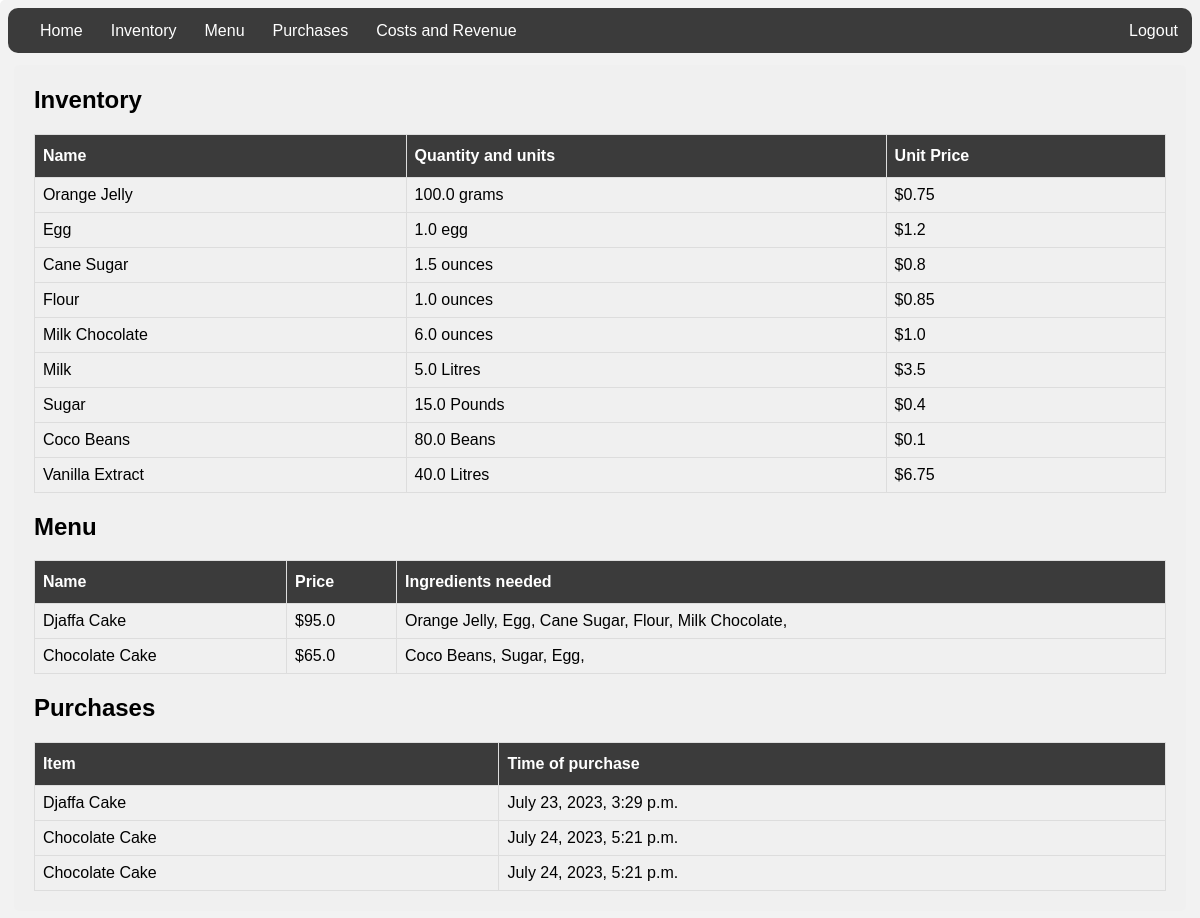
Page / (signed in) on the earlier database version.
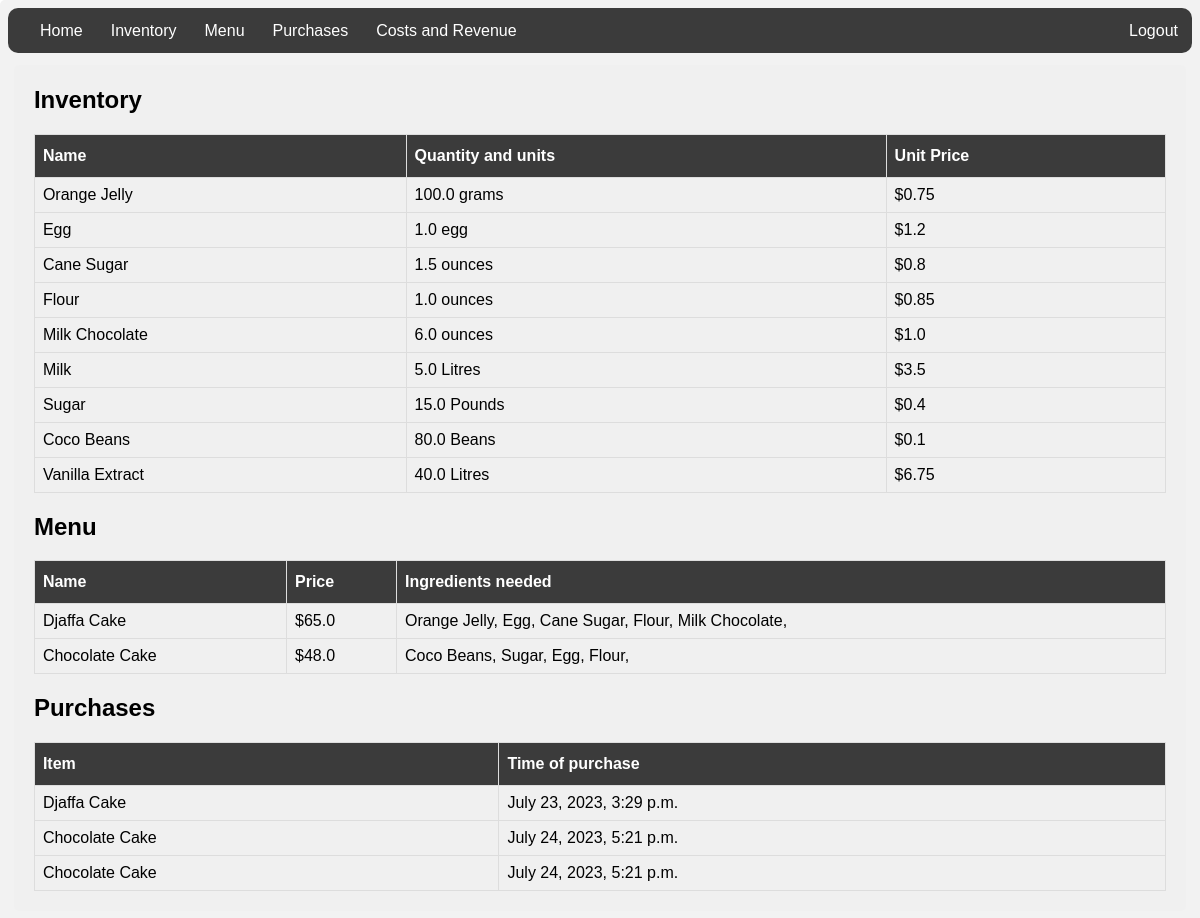
Same page on the later database version.
### inventory/models.py (models this page shows, shortened)
class Ingredient(models.Model):
    name = models.CharField(max_length=30)
    quantity = models.FloatField(default=0)
    unit = models.CharField(max_length=30)
    unit_price = models.FloatField(default=0)
    total_price = models.IntegerField(default=0)

class MenuItem(models.Model):
    name = models.CharField(max_length=30)
    price = models.FloatField(default=0)
    def __str__(self):
        return self.name

class RecipeRequirement(models.Model):
    menu_item = models.ForeignKey(MenuItem, on_delete=models.CASCADE)
    ingredient = models.ForeignKey(Ingredient, on_delete=models.CASCADE)
    ingredient_quantity = models.IntegerField(default=0)

class Purchase(models.Model):
    menu_item = models.ForeignKey(MenuItem, on_delete=models.CASCADE)
    timestamp = models.DateTimeField(default=timezone.now)

### inventory/views.py (the view)
# urls.py: 2. Add a URL to urlpatterns:  path('', Home.as_view(), name='home')
class Home(LoginRequiredMixin, TemplateView):
   template_name = 'inventory/home.html'
   def get_context_data(self, **kwargs):
      context = super().get_context_data(**kwargs)
      context["ingredients"] = Ingredient.objects.all()
      context["menuitems"] = MenuItem.objects.all()
      context["reciperequirements"] = RecipeRequirement.objects.all()
      context["purchases"] = Purchase.objects.all()
      return context

### inventory/templates/inventory/home.html (shortened to what this page needs)
{% extends './base.html' %}
{% block content %}
<head>
</head>
<h2>Inventory</h2>
<table>
    <tr>
      <th>Name</th>
      <th>Quantity and units</th>
      <th>Unit Price</th>
    </tr>
    {% for ingredient in ingredients %}
    <tr>
    <tr>
        <td>{{ ingredient.name|title }}</td>
        <td>{{ ingredient.quantity }} {{ ingredient.unit }}</td>
        <td>${{ ingredient.unit_price }}</td>
    </tr>
    {% endfor %}
  </table>
<h2>Menu</h2>
<table>
    <tr>
      <th>Name</th>
      <th>Price</th>
      <th>Ingredients needed</th>
    </tr>
    {% for menu_item in menuitems %}
    <tr>
    <tr>
        <td>{{ menu_item.name|title }}</td>
        <td>${{ menu_item.price }}</td>
        <td>
        {% for reciperequirement in reciperequirements %}
        {% if reciperequirement.menu_item.name == menu_item.name %}
        {{ reciperequirement.ingredient.name|title }},
        {% endif %}
        {% endfor %}
    </tr>
    {% endfor %}
  </table>
<h2>Purchases</h2>
<table>
    <tr>
      <th>Item</th>
      <th>Time of purchase</th>
    </tr>
    {% for purchase in purchases %}
    <tr>
    <tr>
        <td>{{ purchase.menu_item|title }}</td>
        <td>{{ purchase.timestamp }}</td>
    </tr>
    {% endfor %}
  </table>
{% endblock %}

Differences in the rows shown:
changed MenuItem "Djaffa Cake": price "95.0" → "65.0"
changed MenuItem "Chocolate Cake": price "65.0" → "48.0"
added RecipeRequirement: ingredient.name "Flour", shown under MenuItem "Chocolate Cake"
